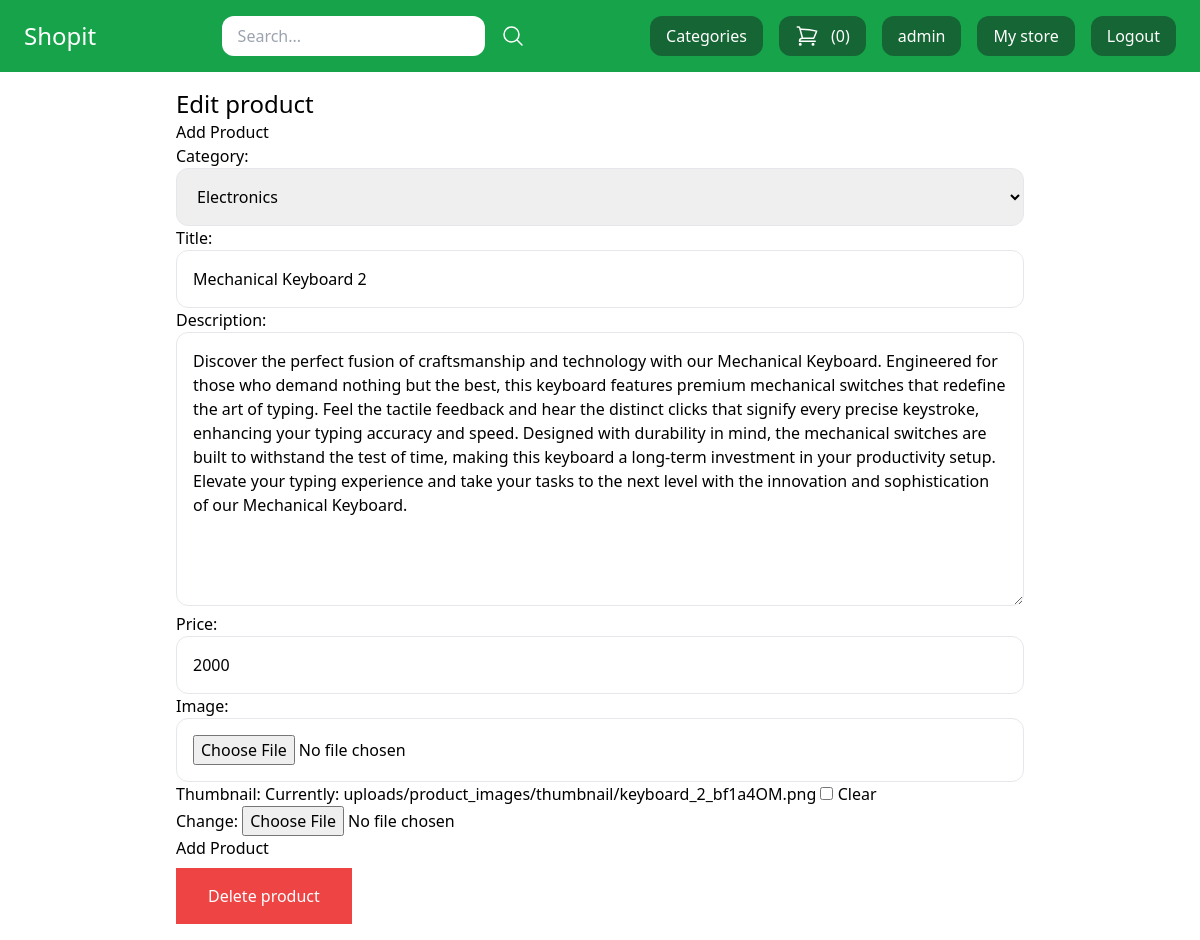
The app's page /mystore/edit-product/89/ (signed in) with its own data.
### core/models.py (models this page shows, shortened)
class Product(models.Model):
	DRAFT = 'draft'
	WAITING_APPROVAL = 'waitingapproval'
	ACTIVE = 'active'
	DELETED = 'deleted'
	STATUS_CHOICES = {
		(DRAFT, 'Draft'),
		(WAITING_APPROVAL, 'Waiting approval'),
		(ACTIVE, 'Active'),
		(DELETED, 'Deleted'),
	}
	user = models.ForeignKey(User, related_name='products', on_delete=models.CASCADE)
	category = models.ForeignKey(Category, related_name='products', on_delete=models.CASCADE)
	title = models.CharField(max_length=50)
	slug = models.SlugField(max_length=50)
	description = models.TextField(blank=True)
	price = models.PositiveIntegerField()
	image = models.ImageField(upload_to='uploads/product_images', blank=True, null=True)
	thumbnail = models.ImageField(upload_to='uploads/product_images/thumbnail', blank=True, null=True)
	created_at = models.DateTimeField(auto_now_add=True)
	updated_at = models.DateTimeField(auto_now=True)
	status = models.CharField(max_length=50, choices=STATUS_CHOICES, default=ACTIVE)
	average_rating = models.DecimalField(max_digits=3, decimal_places=2, default=0)
	view_count = models.PositiveIntegerField(default=0)
	class Meta:
		ordering = ('-created_at',)

class Category(models.Model):
	title = models.CharField(max_length=50)
	slug = models.SlugField(max_length=50)
	class Meta:
		verbose_name_plural = 'Categories'
	def __str__(self):
		return self.title

### core/views.py (the view)
# urls.py: path('mystore/edit-product/<int:pk>/', views.edit_product, name='edit_product'),
@login_required
def edit_product(request, pk):
    product = Product.objects.filter(user=request.user).get(pk=pk)
    if request.method == 'POST':
        form = ProductForm(request.POST, request.FILES, instance=product)
        if form.is_valid():
            form.save()
            messages.success(request, 'Changes saved successfully!')
            return redirect('mystore')
    else:
        form = ProductForm(instance=product)
    return render(request, 'add_product.html', {
        'title' : 'Edit product',
        'product' : product,
        'form' : form
        })

### core/forms.py
class ProductForm(forms.ModelForm):
    class Meta:
        model = Product
        fields = ['category', 'title', 'description', 'price', 'image', 'thumbnail']
        widgets = {
		'category' : forms.Select(attrs={
			'class' : 'w-full p-4 border border-gray-200 rounded-xl'
			}),
		'title' : forms.TextInput(attrs={
			'class' : 'w-full p-4 border border-gray-200 rounded-xl'
			}),
		'description' : forms.Textarea(attrs={
			'class' : 'w-full p-4 border border-gray-200 rounded-xl'
			}),
		'price' : forms.TextInput(attrs={
			'class' : 'w-full p-4 border border-gray-200 rounded-xl'
			}),
		'image' : forms.FileInput(attrs={
			'class' : 'w-full p-4 border border-gray-200 rounded-xl'
			}),
		}

### core/templates/add_product.html (shortened to what this page needs)
{% extends 'base.html' %}
{% block content %}
<h1 class="text-2xl">{{ title }}</h1>
<h1>Add Product</h1>
    <form method="post" enctype="multipart/form-data">
        {{ form.as_p }}
        <button type="submit">Add Product</button>
    </form>
{% if product %}
<a href="{% url 'delete_product' product.id %}" class="mt-2 inline-block py-4 px-8 bg-red-500 text-white">Delete product</a>
{% endif %}
{% endblock %}

### core/templates/base.html (shortened to what this page needs)
<!doctype html>
<html>
<head>
  <script src="https://cdn.tailwindcss.com"></script>
</head>
<body>
	<nav class="max-w mx-auto py-4 px-6 flex items-center justify-between bg-green-600">
		<div class="logo">
			<a href="/" class="text-2xl text-white">Shopit</a>
		</div>
		<div class="search">
			<form method="get" action="/search/" class="flex items-center space-x-4">
				<input type="search" class="py-2 px-4 rounded-xl" name='query' placeholder="Search...">
				<button>
					<svg xmlns="http://www.w3.org/2000/svg" fill="none" viewBox="0 0 24 24" stroke-width="1.5" stroke="currentColor" class="w-6 h-6 text-white">
  				<path stroke-linecap="round" stroke-linejoin="round" d="M21 21l-5.197-5.197m0 0A7.5 7.5 0 105.196 5.196a7.5 7.5 0 0010.607 10.607z" />
					</svg>
				</button>
			</form>
		</div>
		<div class="menu flex items-center space-x-4">
			<a href="#" class="py-2 px-4 bg-green-800 hover:bg-green-900 rounded-xl text-white">Categories</a>
			<a href="{% url 'cart_view' %}" class="flex space-x-3 py-2 px-4 bg-green-800 hover:bg-green-900 rounded-xl text-white"> <span>({{ cart|length }})</span></a>
			{% if request.user.is_authenticated %}
				<a href="{% url 'myaccount' %}" class="py-2 px-4 bg-green-800 hover:bg-green-900 rounded-xl text-white">{{request.user.username}}</a>
				<a href="{% url 'mystore' %}" class="py-2 px-4 bg-green-800 hover:bg-green-900 rounded-xl text-white">My store</a>
				<a href="{% url 'logout' %}" class="py-2 px-4 bg-green-800 hover:bg-green-900 rounded-xl text-white">Logout</a>
			{% else %}
				<a href="{% url 'login' %}" class="py-2 px-4 bg-green-800 hover:bg-green-900 rounded-xl text-white">Login</a>
			{% endif %}
		</div>
	</nav>
	<div class="max-w-4xl mx-auto py-4 px-6">
		{% block content %}
		{% endblock %}
	</div>
</body>
</html>

### records on screen
Product: category "Electronics", description "Discover the perfect fusion of craftsmanship and technology with our Mechanical Keyboard. Engineered for those who demand nothing but the best, this keyboard features premium mechanical switches that redefine the art of typing. Feel the tactile feedback and hear the distinct clicks that signify every precise keystroke, enhancing your typing accuracy and speed. Designed with durability in mind, the mechanical switches are built to withstand the test of time, making this keyboard a long-term investment in your productivity setup. Elevate your typing experience and take your tasks to the next level with the innovation and sophistication of our Mechanical Keyboard.", price "2000"
Category: title "Mechanical Keyboard 2"

### other values on screen
{{ cart|length }} "0"
{{ request.user.username }} "admin"
{{ title }} "Edit product"
